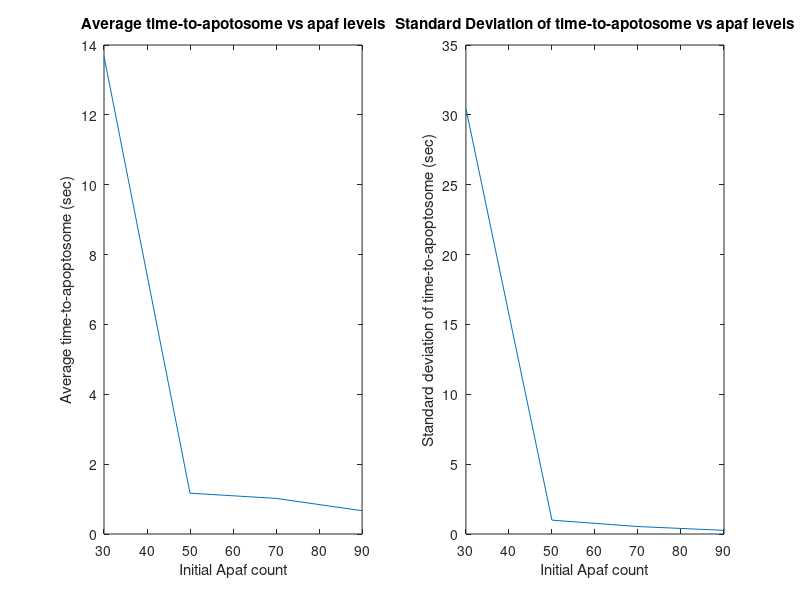

Reproduce this figure in MATLAB.
clear all;
close all;
clc;


%% without dimer formation
apaf30 = [69701, 16106, 38149, 8531, 999999, 59912, 90010, 4320, 22996, 58126];
% apaf50 = [9717, 10864, 9233, 3485, 5737, 9612, 20965, 11815, 9526, 9037];
% apaf50 = [12298, 19225, 57402, 4743, 66688, 3173, 20142, 5803, 27519, 17792];
apaf50 = [7688, 6738, 5509, 11410, 26994, 5826, 2988, 27930, 20846, 923];
apaf70 = [9226, 18559, 5840, 9923, 3008, 14884, 18185, 9468, 6274, 6616];
apaf90 = [6747, 6668, 4180, 3293, 12079, 9145, 7431, 3879, 6168, 7064];

apaf30 = apaf30.*10^-4;
apaf50 = apaf50.*10^-4;
apaf70 = apaf70.*10^-4;
apaf90 = apaf90.*10^-4;

%% with dimer formation
dimer = [208217, 250456, 41934, 185861, 797145, 417918, 110671, 274836, 198655, 226183];
dimer = dimer.*10^-4;
%% plotting the result
x = [30 50 70 90];
y1 = [mean(apaf30) mean(apaf50) mean(apaf70) mean(apaf90)];    % mean
y2 = [std(apaf30) std(apaf50) std(apaf70) std(apaf90)];    % variance

figure;
subplot(121), plot(x, y1);
xlabel('Initial Apaf count');
ylabel('Average time-to-apoptosome (sec)');
title('Average time-to-apotosome vs apaf levels');

subplot(122), plot(x, y2);
xlabel('Initial Apaf count');
ylabel('Standard deviation of time-to-apoptosome (sec)');
title('Standard Deviation of time-to-apotosome vs apaf levels');
